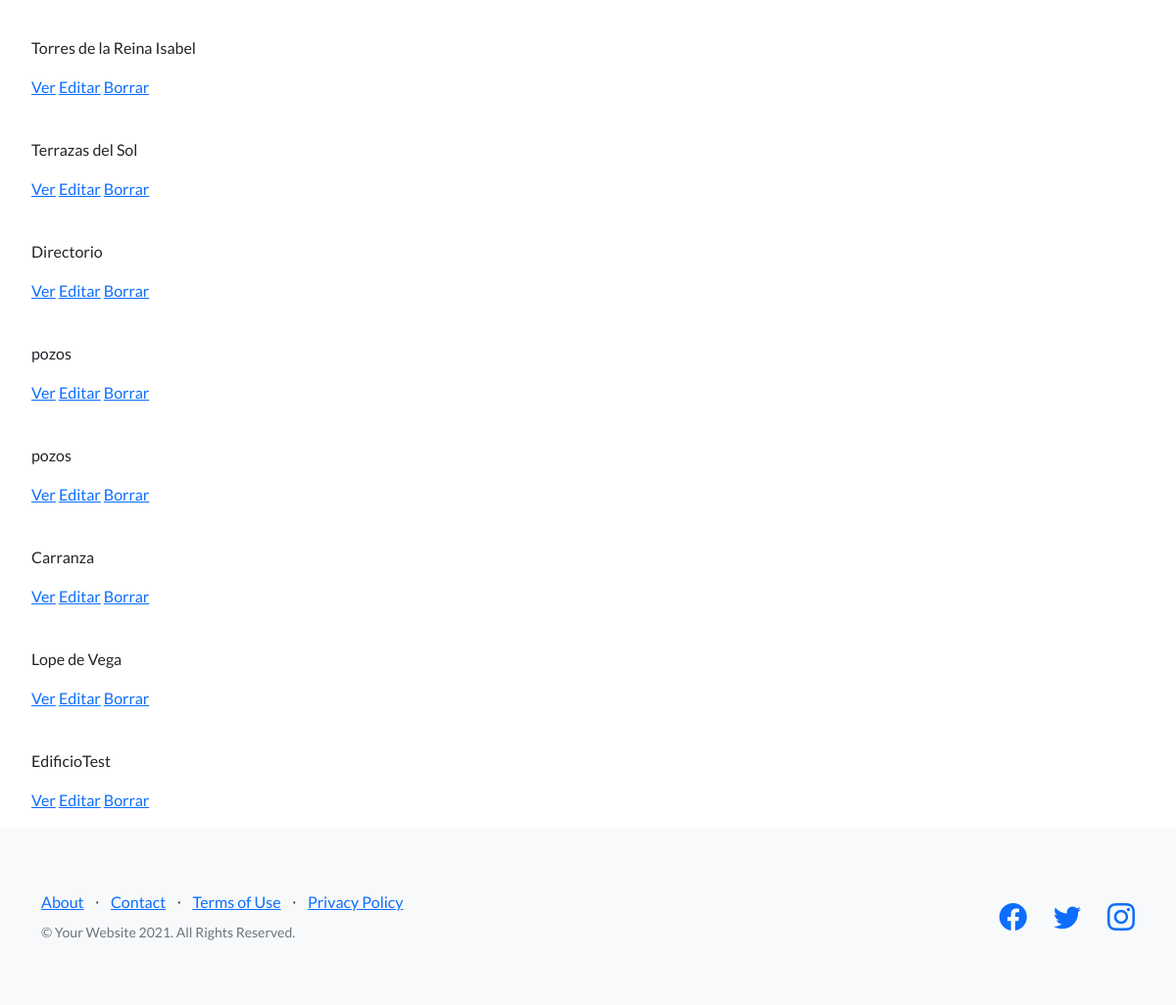
Page /AppCoder/edificio/list/ (lower part) on the earlier database version.
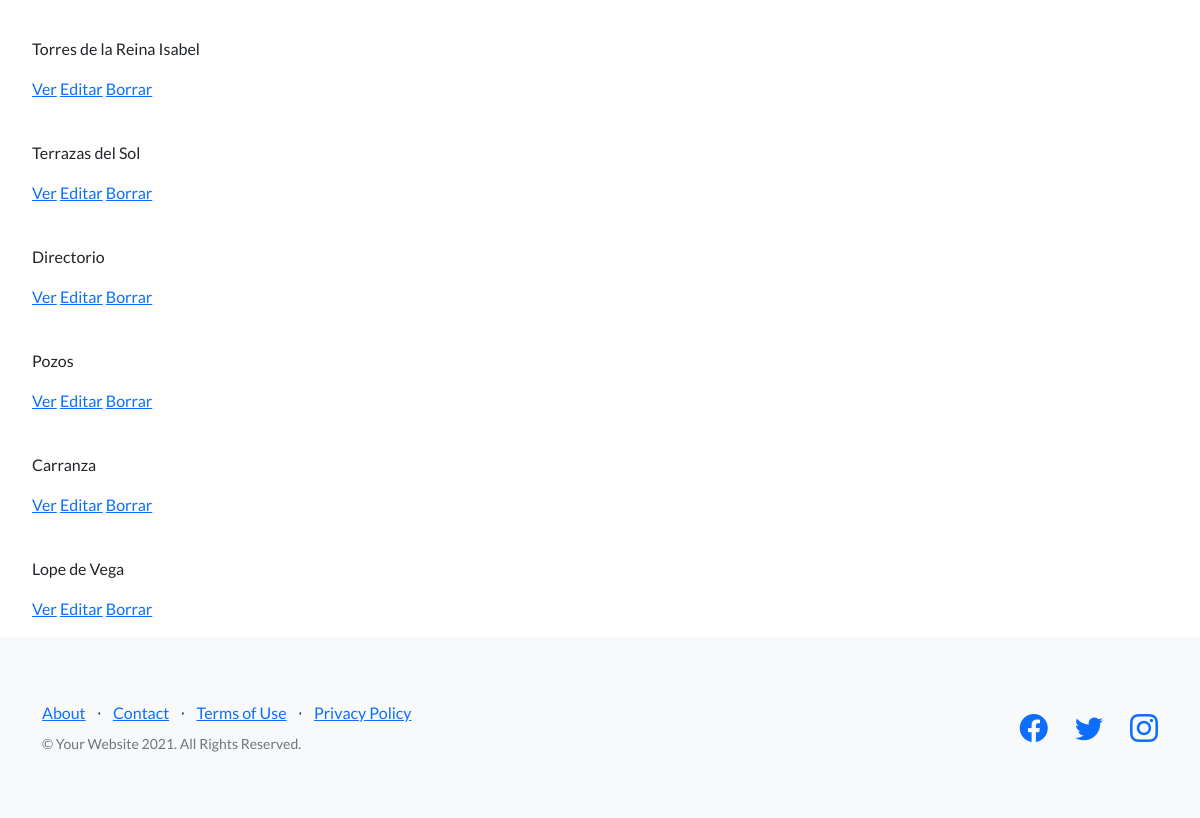
Same page on the later database version.
### AppCoder/models.py (models this page shows)
class Edificio(models.Model):
    nombre_fantasia = models.CharField(max_length=40)
    direccion = models.CharField(max_length=40)
    numero = models.IntegerField()
    mail_contacto = models.CharField(max_length=50)

### AppCoder/views.py (the view)
# urls.py: path("edificio/list/", views.EdificioList.as_view(), name='List'),
class EdificioList(ListView):
    model = Edificio
    template = 'AppCoder/edificio_list.html'

### AppCoder/templates/AppCoder/edificio_list.html (shortened to what this page needs)
{% extends "AppCoder/padre.html" %}
{% load static %}
{% block contenidoQueCambia %}
        <br>
        <ul>
            {% for edificio in object_list %}
                <br>
                <p>{{edificio.nombre_fantasia}}</p>
                <p>
                    <a href="{% url 'Detail' edificio.id %}">Ver</a>
                    <a href="{% url 'Edit' edificio.id %}">Editar</a>
                    <a href="{% url 'Delete' edificio.id %}">Borrar</a>
                </p>
            {% endfor %}
        </ul>
{% endblock %}

Differences in the rows shown:
removed Edificio: nombre_fantasia "pozos"
removed Edificio: nombre_fantasia "EdificioTest"
changed Edificio: nombre_fantasia "pozos" → "Pozos"
